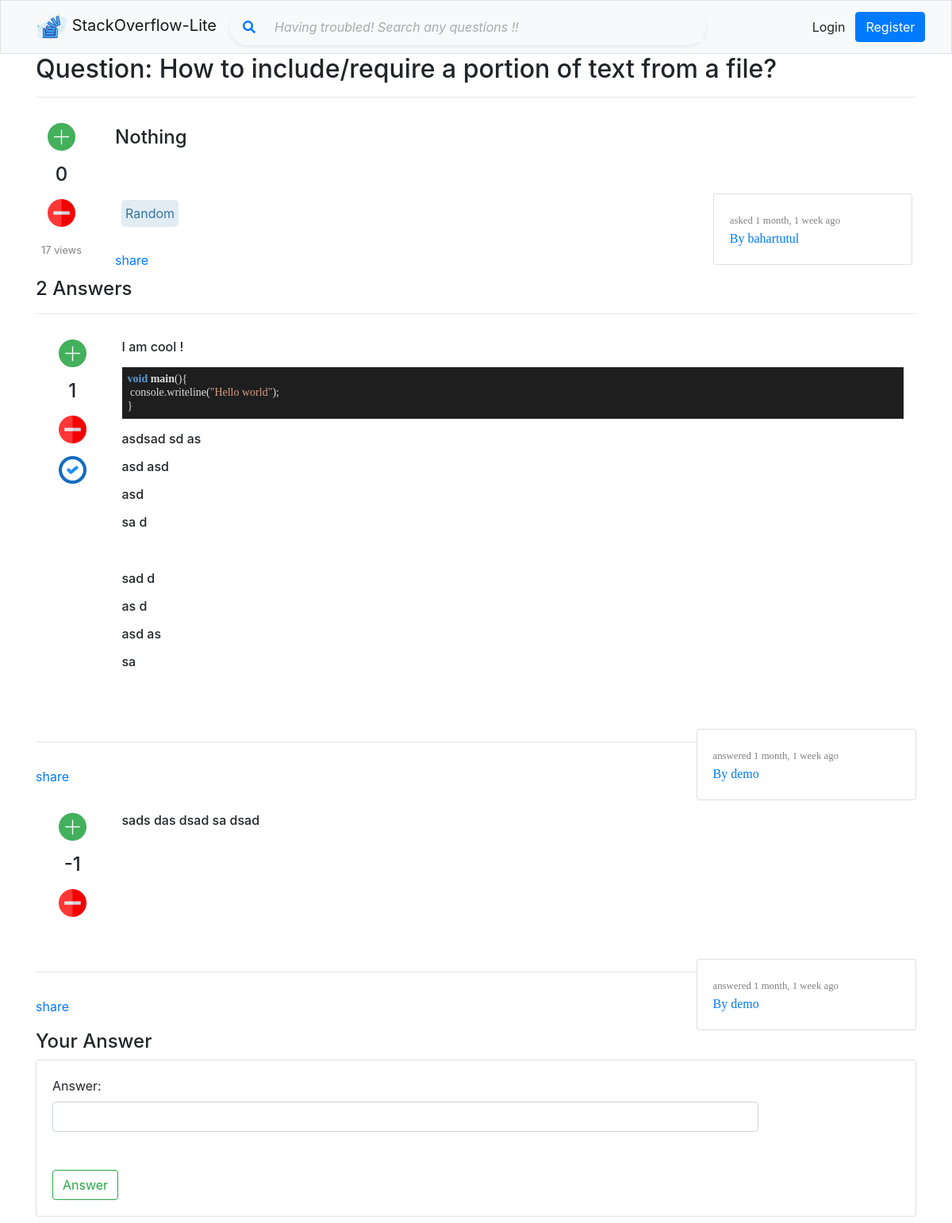
Page /questions/detail/5/ on the committed database.
### overflow/models/QuestionModel.py (models this page shows, shortened)
class QuestionModel(models.Model):
    title = models.CharField(max_length=120, unique=True)
    description = RichTextField(null=True)
    tag = models.CharField(max_length=120, null=True)
    views = models.PositiveIntegerField(default=0)
    final_answer_id = models.IntegerField(null=True)
    asked_at = models.DateTimeField(auto_now_add=True)
    modified_on = models.DateTimeField(auto_now=True)
    asked_by = models.ForeignKey(User, null=True, on_delete=models.SET_NULL)
    def tag_split(self):
        if self.tag:
            return self.tag.split(',')
    def get_vote_count(self):
        result = self.qvm_question.aggregate(Sum('vote'))['vote__sum']
        if result:
            return result
        else:
            return 0

### overflow/models/AnswerModel.py (models this page shows, shortened)
class AnswerModel(models.Model):
    answer = RichTextField(max_length=120)
    views = models.PositiveIntegerField(default=0)
    votes = models.IntegerField(default=0)
    question = models.ForeignKey(QuestionModel, null=True, on_delete=models.SET_NULL, related_name='am_question')
    answer_at = models.DateTimeField(auto_now_add=True)
    modified_on = models.DateTimeField(auto_now=True)
    answer_by = models.ForeignKey(User, null=True, on_delete=models.SET_NULL)
    def get_vote_count(self):
        result = self.avm_answer.aggregate(Sum('vote'))['vote__sum']
        if result:
            return result
        else:
            return 0

### overflow/views/question.py (the view)
# urls.py: re_path(r'questions/detail/(?P<pk>\d+)/$', question.question_detail, name='question_detail'),
def question_detail(request, pk):
    questions = get_object_or_404(QuestionModel, pk=pk)
    questions.views += 1
    questions.save()
    question_answers = AnswerModel.objects.filter(question_id=pk)
    form = AnswerForm()
    return render(request, 'overflow/question/details.html', {
        'single_question': questions,
        'answers': question_answers,
        'form': form
    })

### overflow/forms/NewAnswerForm.py
class AnswerForm(forms.ModelForm):
    answer = forms.CharField(
        max_length=14000,
        required=True,
        widget=CKEditorWidget(
            attrs={
                'placeholder': 'Please explain your questions in details',
                'class': 'form-control'
            }
        )
    )
    class Meta:
        model = AnswerModel
        fields = ['answer', ]

### overflow/helper.py (called while the page is built)
    def to_url(self, value):
        return '%d' % value

### templates/overflow/question/details.html (shortened to what this page needs)
{% extends 'shared/_layout.html' %}
{% load static %}
{% block head %}
    <link rel="stylesheet" href="{% static 'CSSLibrary/vsdark.css' %}">
    <div class="col-xl-12">
        <h2 class="col">Question: {{ single_question.title | capfirst }}</h2>
    </div>
{% endblock %}
{% block content %}
    <hr>
    <div class="col-xl-12">
        <div class="row">
            <div class="col-xl-1" style="float: left; height: 150px; text-align: center;">
                <div class="mt-3">
                    {% if single_question.asked_by != request.user %}
                        <a href="{% url 'q_vote' single_question.pk 1 %}"><img
                                src="{% static 'Images/Icons/plus.png' %}"
                                height="35px" alt=""></a>
                    {% endif %}
                </div>
                <div class="mt-3">
                    <h4>{{ single_question.get_vote_count }}</h4>
                </div>
                <div class="mt-3">
                    {% if single_question.asked_by != request.user %}
                        <a href="{% url 'q_vote' single_question.pk -1 %}"><img
                                src="{% static 'Images/Icons/minus.png' %}"
                                height="35px" alt=""></a>
                    {% endif %}
                </div>
                <div class="mt-3">
                    <div>
                        <small>{{ single_question.views }} views</small>
                    </div>
                </div>
            </div>
            <div class="col-xl-11 mb-2">
                <div class="col-xl-12" style="float:right;">
                    <div class="col-xl-12 card-body">
                        <h4>{{ single_question.description | safe }}</h4>
                    </div>
                    <div class="col-xl-12 card-body">
                        <div class="col-xl-8" style="float:left;">
                            <div id="tag">
                                {% for tag in single_question.tag_split %}
                                    <p id="tech_tag">
                                        {{ tag }}
                                    </p>
                                {% endfor %}
                            </div>
                            <br>
                            <div class="mt-5">
                                <a href="">share</a>
                            </div>
                        </div>
                        <div class="col-xl-3 card mb-2" id="user_info_on_card" style="float:right;">
                            <div class="card-body">
                                <small>asked {{ single_question.asked_at | timesince | lower }} ago</small>
                                <div>
                                    <a href="">By {{ single_question.asked_by }}</a>
                                </div>
                            </div>
                        </div>
                    </div>
                </div>
            </div>
        </div>
        {% include 'partials/previous_answers.html' %}
        {% include 'partials/answer_form.html' %}
    </div>
{% endblock content %}

### templates/partials/previous_answers.html
{% load static %}
{% if answers %}
    <div class="col-xl-12">
        <h4>{{ answers.count }} Answers</h4>
        <hr>
        <div id="answers" class="col-xl-12">
            {% for answer in answers %}
                <div class="col-xl-12">
                    <div class="col-xl-1" style="float: left; height: 150px; text-align: center;">
                        <div class="mt-3">
                            <a href="{% url 'a_vote' answer.pk 1 single_question.pk %}">
                                <img src="{% static 'Images/Icons/plus.png' %}"
                                     height="35px" alt="">
                            </a>
                        </div>
                        <div class="mt-3">
                            <h4>{{ answer.get_vote_count }}</h4>
                        </div>
                        <div class="mt-3">
                            <a href="{% url 'a_vote' answer.pk -1 single_question.pk %}">
                                <img src="{% static 'Images/Icons/minus.png' %}"
                                     height="35px" alt="">
                            </a>
                        </div>
                        <div class="mt-3">
                            <a href="{% url 'final_answer' single_question.pk answer.pk %}">
                                {% if single_question.final_answer_id == answer.id %}
                                    <img src="{% static 'Images/Icons/right_answer.png' %}"
                                         height="35px" alt="">
                                {% elif single_question.asked_by == request.user %}
                                    <img id="right_answer" src="{% static 'Images/Icons/right_answer.png' %}"
                                         height="35px" alt="">
                                {% endif %}
                            </a>
                        </div>
                    </div>
                    <div id="ans" class="col-xl-11 card p-3" style="min-height: 200px;">
                        <h6>{{ answer.answer | safe }}</h6>
                    </div>
                    <div class="col-xl-12">
                        <div class="col-xl-9" style="float:left;">
                            <div class="mt-5">
                                <a href="">share</a>
                            </div>
                        </div>
                        <div class="col-xl-3 card" id="user_info_on_card" style="float:left;">
                            <div class="card-body">
                                <small>answered {{ answer.answer_at | timesince | lower }} ago</small>
                                <div>
                                    <a href="">By {{ answer.answer_by }}</a>
                                </div>
                            </div>
                        </div>
                    </div>
                </div>
                <hr>
            {% endfor %}
        </div>
    </div>
{% endif %}

### static/Shared/app.css (style rules this page uses)
#user_info_on_card { font-family: "Roboto Mono"; box-sizing: border-box; }
#tech_tag { padding: 5px; text-align: center; margin: 8px; background-color: #E1ECF4; border-radius: 5px; float: left; color: #39739d; }
#ans { border: 0px; }
code { font-family: "Operator Mono"; }
.form-control::placeholder { color: #aaa; font-style: italic; }
small { text-align: center; color: gray; }

### static/CSSLibrary/vsdark.css (style rules this page uses)
.hljs { display: block; overflow-x: auto; padding: 0.5em; background: #1E1E1E; color: #DCDCDC; }

### rows in the picture
QuestionModel: title "How to include/require a portion of text from a file?", get_vote_count "0", views "17", description "Nothing", tag_split "Random", asked_at "1 month, 1 week", asked_by "bahartutul"
AnswerModel: get_vote_count "1", answer "I am cool ! void main ( ) { console.writeline( \"Hello world\" ); } asdsad sd as asd asd asd sa d sad d as d asd as sa", answer_at "1 month, 1 week", answer_by "demo"
AnswerModel: get_vote_count "-1", answer "sads das dsad sa dsad", answer_at "1 month, 1 week", answer_by "demo"

### other values in the picture
{{ answers.count }} "2"
{{ field.label_tag }} "Answer:"
